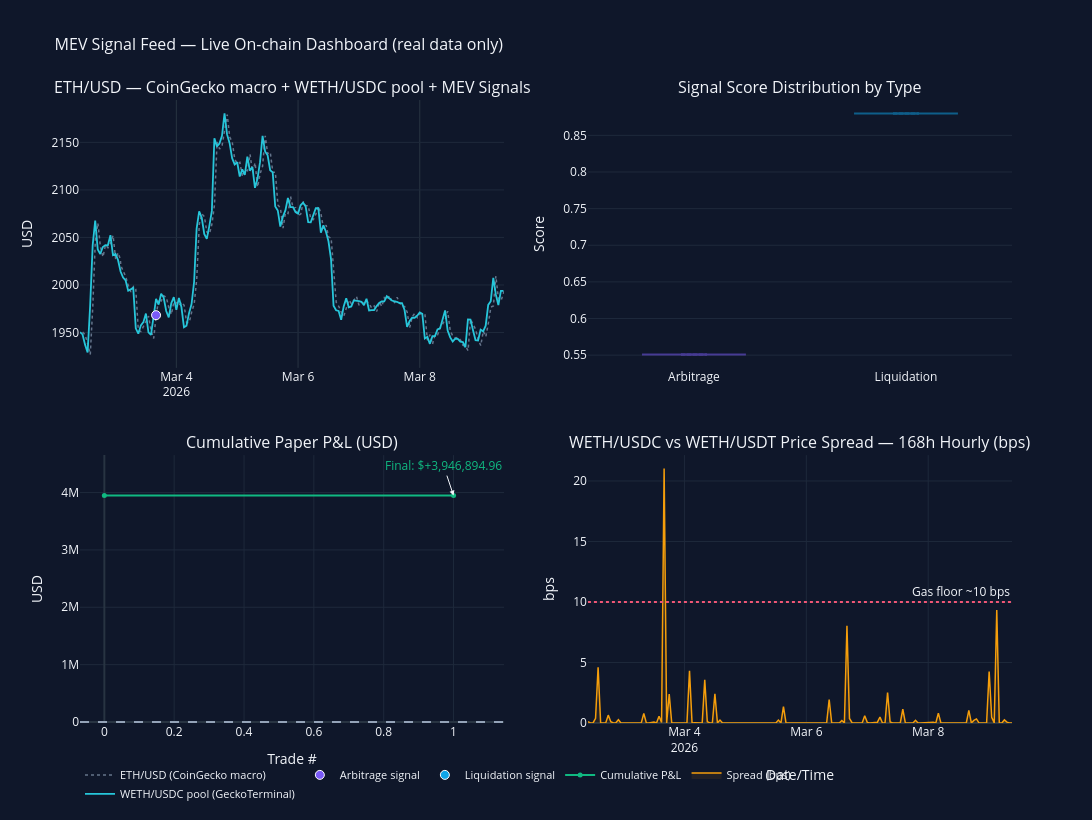

This figure's notebook cell:
### Markdown cell above
## Section 9 · Visualisation

Four interactive Plotly charts built from the live data collected above:

| Chart | Description |
|-------|-------------|
| **1 · ETH Price + Signals** | 30-day price ribbon with MEV signal overlays colour-coded by type |
| **2 · Signal Score Distribution** | Box-and-violin by type showing score spread |
| **3 · Cumulative P&L** | Running equity curve from the paper backtest |
| **4 · Pool Price Spread** | WETH/USDC vs WETH/USDT at each swap block — arb spread in bps |

### Code cell
"""
Live On-chain MEV Dashboard — 4-panel Plotly chart.

Panel 1: ETH/USD macro (CoinGecko) + WETH/USDC pool close (GeckoTerminal OHLCV) + MEV signal markers
Panel 2: Signal score distribution by type (violin)
Panel 3: Cumulative paper P&L
Panel 4: WETH/USDC vs WETH/USDT hourly spread in bps (168h OHLCV — real pool prices)
"""

import plotly.graph_objects as go
from plotly.subplots import make_subplots

COLORS = {
    "sandwich":    "#ef5675",
    "arbitrage":   "#7a5af8",
    "liquidation": "#0ea5e9",
}

fig = make_subplots(
    rows=2, cols=2,
    subplot_titles=(
        "ETH/USD — CoinGecko macro + WETH/USDC pool + MEV Signals",
        "Signal Score Distribution by Type",
        "Cumulative Paper P&L (USD)",
        "WETH/USDC vs WETH/USDT Price Spread — 168h Hourly (bps)",
    ),
    vertical_spacing=0.14,
    horizontal_spacing=0.09,
)

# ── Chart 1 · ETH macro price (CoinGecko) ────────────────────────────────────
fig.add_trace(go.Scatter(
    x=eth_prices["timestamp_utc"], y=eth_prices["price_usd"],
    mode="lines", line=dict(color="#64748b", width=1.5, dash="dot"),
    name="ETH/USD (CoinGecko macro)",
    legendgroup="price",
), row=1, col=1)

# Overlay WETH/USDC pool close from GeckoTerminal OHLCV (real pool price)
fig.add_trace(go.Scatter(
    x=ohlcv_usdc["timestamp_utc"], y=ohlcv_usdc["close"],
    mode="lines", line=dict(color="#26C6DA", width=1.8),
    name="WETH/USDC pool (GeckoTerminal)",
    legendgroup="price",
), row=1, col=1)

# MEV signal markers (real transaction timestamps)
if not all_signals.empty and "timestamp" in all_signals.columns:
    for stype, grp in all_signals.groupby("signal_type"):
        ts_dt = pd.to_datetime(grp["timestamp"], unit="s", utc=True)
        # Map each signal timestamp to closest CoinGecko price
        y_vals = []
        for t in ts_dt:
            idx = eth_prices["timestamp_utc"].searchsorted(t)
            idx = min(int(idx), len(eth_prices) - 1)
            y_vals.append(float(eth_prices["price_usd"].iloc[idx]))
        fig.add_trace(go.Scatter(
            x=ts_dt, y=y_vals,
            mode="markers",
            marker=dict(color=COLORS.get(str(stype), "#94a3b8"), size=9,
                        symbol="circle", line=dict(width=1, color="white")),
            name=f"{str(stype).capitalize()} signal",
            legendgroup=str(stype),
        ), row=1, col=1)

# ── Chart 2 · Score distribution (violin) ────────────────────────────────────
if not all_signals.empty and "score" in all_signals.columns:
    for stype, grp in all_signals.groupby("signal_type"):
        fig.add_trace(go.Violin(
            y=grp["score"].astype(float),
            name=str(stype).capitalize(),
            box_visible=True, meanline_visible=True,
            line_color=COLORS.get(str(stype), "#94a3b8"),
            fillcolor=COLORS.get(str(stype), "#94a3b8"),
            opacity=0.5,
            legendgroup=str(stype),
            showlegend=False,
        ), row=1, col=2)
else:
    fig.add_annotation(text="No scored signals", xref="x2", yref="y2",
                       x=0.5, y=0.5, showarrow=False, row=1, col=2)

# ── Chart 3 · Cumulative P&L ──────────────────────────────────────────────────
cum_pnl = bt_result.get("cumulative_pnl")
if cum_pnl is not None and len(cum_pnl):
    cum_list = cum_pnl.tolist()
    fig.add_trace(go.Scatter(
        x=list(range(len(cum_list))), y=cum_list,
        mode="lines+markers",
        line=dict(color="#10b981", width=2),
        marker=dict(size=5),
        name="Cumulative P&L",
        showlegend=True,
    ), row=2, col=1)
    fig.add_hline(y=0, line_dash="dash", line_color="#94a3b8", row=2, col=1)  # type: ignore[arg-type]
    final_pnl = cum_list[-1]
    fig.add_annotation(
        text=f"Final: ${final_pnl:+,.2f}",
        xref="x3", yref="y3",
        x=len(cum_list) - 1, y=final_pnl,
        showarrow=True, arrowhead=2,
        font=dict(color="#10b981"),
        row=2, col=1,
    )
else:
    fig.add_annotation(text="No backtest trades (raise score threshold or use larger window)",
                       xref="paper", yref="paper", x=0.25, y=0.25, showarrow=False, row=2, col=1)

# ── Chart 4 · OHLCV-based pool spread (168h real) ────────────────────────────
if not ohlcv_usdc.empty and not ohlcv_usdt.empty:
    # Merge two OHLCV series on nearest timestamp (both are 1-hour bars)
    merged_ohlcv = pd.merge_asof(
        ohlcv_usdc[["timestamp_utc", "close"]].rename(columns={"close": "close_usdc"}),
        ohlcv_usdt[["timestamp_utc", "close"]].rename(columns={"close": "close_usdt"}),
        on="timestamp_utc",
        tolerance=pd.Timedelta("90min"),
        direction="nearest",
    ).dropna()

    if len(merged_ohlcv):
        mid   = (merged_ohlcv["close_usdc"] + merged_ohlcv["close_usdt"]) / 2
        spread_bps = (merged_ohlcv["close_usdc"] - merged_ohlcv["close_usdt"]).abs() / mid * 10_000

        fig.add_trace(go.Scatter(
            x=merged_ohlcv["timestamp_utc"], y=spread_bps,
            mode="lines",
            line=dict(color="#f59e0b", width=1.5),
            fill="tozeroy",
            fillcolor="rgba(245,158,11,0.08)",
            name="Spread (bps)",
        ), row=2, col=2)

        # Arb threshold line: min spread to profit after gas
        gas_bps = (GAS_COST_ETH * ETH_USD_LIVE) / (5.0 * ETH_USD_LIVE) * 10_000   # ~10 bps for 5 ETH trade
        fig.add_hline(y=gas_bps, line_dash="dot", line_color="#ef5675",
                      annotation_text=f"Gas floor ~{gas_bps:.0f} bps",
                      annotation_position="top right", row=2, col=2)  # type: ignore[arg-type]

        print(f"Chart 4 — pool spread stats over {len(merged_ohlcv)}h:")
        print(f"  Mean spread  : {spread_bps.mean():.2f} bps")
        print(f"  Max spread   : {spread_bps.max():.2f} bps")
        print(f"  Hours above gas floor ({gas_bps:.0f} bps): {(spread_bps > gas_bps).sum()}")
else:
    fig.add_annotation(text="OHLCV data unavailable", xref="x4", yref="y4",
                       x=0.5, y=0.5, showarrow=False, row=2, col=2)

# ── Layout ────────────────────────────────────────────────────────────────────
fig.update_layout(
    height=820, width=1150,
    title_text="MEV Signal Feed — Live On-chain Dashboard (real data only)",
    title_font_size=16,
    template="plotly_dark",
    showlegend=True,
    legend=dict(orientation="h", y=-0.06, x=0, font=dict(size=11)),
    paper_bgcolor="#0f172a",
    plot_bgcolor="#0f172a",
)
fig.update_yaxes(title_text="USD",       row=1, col=1, gridcolor="#1e293b")
fig.update_yaxes(title_text="Score",     row=1, col=2, gridcolor="#1e293b")
fig.update_yaxes(title_text="USD",       row=2, col=1, gridcolor="#1e293b")
fig.update_yaxes(title_text="bps",       row=2, col=2, gridcolor="#1e293b")
fig.update_xaxes(title_text="Trade #",   row=2, col=1, gridcolor="#1e293b")
fig.update_xaxes(title_text="Date/Time", row=2, col=2, gridcolor="#1e293b")

fig.show()
print("✅ Dashboard rendered — all charts use real on-chain data.")

### Figure 1 — Plotly figure (JSON) as saved in the notebook; plotly's stock layout.template omitted (floating-point values rounded to 4 significant figures; data arrays with more than 128 entries replaced by an {"elided": "..."} marker saying what was removed)
{"data": [{"legendgroup": "price", "line": {"color": "#64748b", "dash": "dot", "width": 1.5}, "mode": "lines", "name": "ETH/USD (CoinGecko macro)", "type": "scatter", "x": {"elided": "168 str values"}, "xaxis": "x", "y": {"elided": "168 float values"}, "yaxis": "y"}, {"legendgroup": "price", "line": {"color": "#26C6DA", "width": 1.8}, "mode": "lines", "name": "WETH/USDC pool (GeckoTerminal)", "type": "scatter", "x": {"elided": "168 str values"}, "xaxis": "x", "y": {"elided": "168 float values"}, "yaxis": "y"}, {"legendgroup": "arbitrage", "marker": {"color": "#7a5af8", "line": {"color": "white", "width": 1}, "size": 9, "symbol": "circle"}, "mode": "markers", "name": "Arbitrage signal", "type": "scatter", "x": ["2026-03-03T16:00:00.000000000"], "xaxis": "x", "y": [1968.0], "yaxis": "y"}, {"legendgroup": "liquidation", "marker": {"color": "#0ea5e9", "line": {"color": "white", "width": 1}, "size": 9, "symbol": "circle"}, "mode": "markers", "name": "Liquidation signal", "type": "scatter", "x": ["NaT"], "xaxis": "x", "y": [1993.0], "yaxis": "y"}, {"box": {"visible": true}, "fillcolor": "#7a5af8", "legendgroup": "arbitrage", "line": {"color": "#7a5af8"}, "meanline": {"visible": true}, "name": "Arbitrage", "opacity": 0.5, "showlegend": false, "type": "violin", "xaxis": "x2", "y": [0.5509], "yaxis": "y2"}, {"box": {"visible": true}, "fillcolor": "#0ea5e9", "legendgroup": "liquidation", "line": {"color": "#0ea5e9"}, "meanline": {"visible": true}, "name": "Liquidation", "opacity": 0.5, "showlegend": false, "type": "violin", "xaxis": "x2", "y": [0.88], "yaxis": "y2"}, {"line": {"color": "#10b981", "width": 2}, "marker": {"size": 5}, "mode": "lines+markers", "name": "Cumulative P&L", "showlegend": true, "type": "scatter", "x": [0, 1], "xaxis": "x3", "y": [3947000.0, 3947000.0], "yaxis": "y3"}, {"fill": "tozeroy", "fillcolor": "rgba(245,158,11,0.08)", "line": {"color": "#f59e0b", "width": 1.5}, "mode": "lines", "name": "Spread (bps)", "type": "scatter", "x": {"elided": "168 str values"}, "xaxis": "x4", "y": {"elided": "168 float values"}, "yaxis": "y4"}], "layout": {"annotations": [{"font": {"size": 16}, "showarrow": false, "text": "ETH/USD — CoinGecko macro + WETH/USDC pool + MEV Signals", "x": 0.2275, "xanchor": "center", "xref": "paper", "y": 1, "yanchor": "bottom", "yref": "paper"}, {"font": {"size": 16}, "showarrow": false, "text": "Signal Score Distribution by Type", "x": 0.7725, "xanchor": "center", "xref": "paper", "y": 1, "yanchor": "bottom", "yref": "paper"}, {"font": {"size": 16}, "showarrow": false, "text": "Cumulative Paper P&L (USD)", "x": 0.2275, "xanchor": "center", "xref": "paper", "y": 0.43, "yanchor": "bottom", "yref": "paper"}, {"font": {"size": 16}, "showarrow": false, "text": "WETH/USDC vs WETH/USDT Price Spread — 168h Hourly (bps)", "x": 0.7725, "xanchor": "center", "xref": "paper", "y": 0.43, "yanchor": "bottom", "yref": "paper"}, {"arrowhead": 2, "font": {"color": "#10b981"}, "showarrow": true, "text": "Final: $+3,946,894.96", "x": 1, "xref": "x3", "y": 3947000.0, "yref": "y3"}, {"showarrow": false, "text": "Gas floor ~10 bps", "x": 1, "xanchor": "right", "xref": "x4 domain", "y": 10, "yanchor": "bottom", "yref": "y4"}], "height": 820, "legend": {"font": {"size": 11}, "orientation": "h", "x": 0, "y": -0.06}, "paper_bgcolor": "#0f172a", "plot_bgcolor": "#0f172a", "shapes": [{"line": {"color": "#94a3b8", "dash": "dash"}, "type": "line", "x0": 0, "x1": 1, "xref": "x3 domain", "y0": 0, "y1": 0, "yref": "y3"}, {"line": {"color": "#ef5675", "dash": "dot"}, "type": "line", "x0": 0, "x1": 1, "xref": "x4 domain", "y0": 10, "y1": 10, "yref": "y4"}], "showlegend": true, "title": {"font": {"size": 16}, "text": "MEV Signal Feed — Live On-chain Dashboard (real data only)"}, "width": 1150, "xaxis": {"anchor": "y", "domain": [0, 0.455]}, "xaxis2": {"anchor": "y2", "domain": [0.545, 1]}, "xaxis3": {"anchor": "y3", "domain": [0, 0.455], "gridcolor": "#1e293b", "title": {"text": "Trade #"}}, "xaxis4": {"anchor": "y4", "domain": [0.545, 1], "gridcolor": "#1e293b", "title": {"text": "Date/Time"}}, "yaxis": {"anchor": "x", "domain": [0.57, 1], "gridcolor": "#1e293b", "title": {"text": "USD"}}, "yaxis2": {"anchor": "x2", "domain": [0.57, 1], "gridcolor": "#1e293b", "title": {"text": "Score"}}, "yaxis3": {"anchor": "x3", "domain": [0, 0.43], "gridcolor": "#1e293b", "title": {"text": "USD"}}, "yaxis4": {"anchor": "x4", "domain": [0, 0.43], "gridcolor": "#1e293b", "title": {"text": "bps"}}}}
